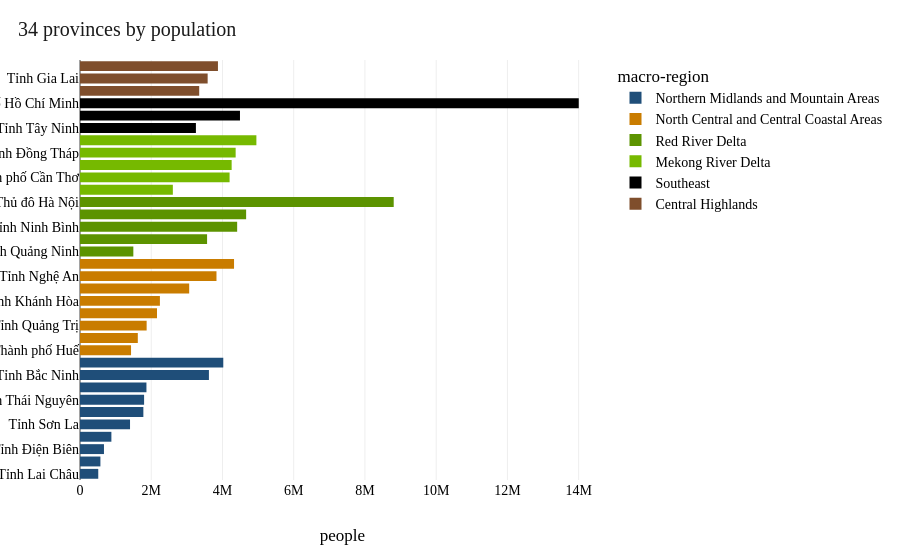

The cell this chart's notebook holds for it:
### Markdown cell above
## 2 — Province-level summaries

### Code cell
fig_province_metric(df, metric='population', unit='people',
                    title='34 provinces by population').show()

### Figure 1 — Plotly figure (JSON) as saved in the notebook; plotly's stock layout.template omitted (floating-point values rounded to 4 significant figures)
{"data": [{"customdata": [["Northern Midlands and Mountain Areas"], ["Northern Midlands and Mountain Areas"], ["Northern Midlands and Mountain Areas"], ["Northern Midlands and Mountain Areas"], ["Northern Midlands and Mountain Areas"], ["Northern Midlands and Mountain Areas"], ["Northern Midlands and Mountain Areas"], ["Northern Midlands and Mountain Areas"], ["Northern Midlands and Mountain Areas"], ["Northern Midlands and Mountain Areas"]], "hovertemplate": "macro_region_en=%{customdata[0]}<br>population=%{x:.0f}<extra></extra>", "legendgroup": "Northern Midlands and Mountain Areas", "marker": {"color": "#1F4E79", "pattern": {"shape": ""}}, "name": "Northern Midlands and Mountain Areas", "orientation": "h", "showlegend": true, "textposition": "auto", "type": "bar", "x": [512600.0, 573100.0, 673100.0, 881400.0, 1405000.0, 1779000.0, 1799000.0, 1865000.0, 3619000.0, 4023000.0], "xaxis": "x", "y": ["Tỉnh Lai Châu", "Tỉnh Cao Bằng", "Tỉnh Điện Biên", "Tỉnh Lạng Sơn", "Tỉnh Sơn La", "Tỉnh Lào Cai", "Tỉnh Thái Nguyên", "Tỉnh Tuyên Quang", "Tỉnh Bắc Ninh", "Tỉnh Phú Thọ"], "yaxis": "y"}, {"customdata": [["North Central and Central Coastal Areas"], ["North Central and Central Coastal Areas"], ["North Central and Central Coastal Areas"], ["North Central and Central Coastal Areas"], ["North Central and Central Coastal Areas"], ["North Central and Central Coastal Areas"], ["North Central and Central Coastal Areas"], ["North Central and Central Coastal Areas"]], "hovertemplate": "macro_region_en=%{customdata[0]}<br>population=%{x:.0f}<extra></extra>", "legendgroup": "North Central and Central Coastal Areas", "marker": {"color": "#C97C00", "pattern": {"shape": ""}}, "name": "North Central and Central Coastal Areas", "orientation": "h", "showlegend": true, "textposition": "auto", "type": "bar", "x": [1433000.0, 1623000.0, 1871000.0, 2162000.0, 2244000.0, 3066000.0, 3832000.0, 4325000.0], "xaxis": "x", "y": ["Thành phố Huế", "Tỉnh Hà Tĩnh", "Tỉnh Quảng Trị", "Tỉnh Quảng Ngãi", "Tỉnh Khánh Hòa", "Thành phố Đà Nẵng", "Tỉnh Nghệ An", "Tỉnh Thanh Hóa"], "yaxis": "y"}, {"customdata": [["Red River Delta"], ["Red River Delta"], ["Red River Delta"], ["Red River Delta"], ["Red River Delta"]], "hovertemplate": "macro_region_en=%{customdata[0]}<br>population=%{x:.0f}<extra></extra>", "legendgroup": "Red River Delta", "marker": {"color": "#5C9300", "pattern": {"shape": ""}}, "name": "Red River Delta", "orientation": "h", "showlegend": true, "textposition": "auto", "type": "bar", "x": [1497000.0, 3568000.0, 4412000.0, 4664000.0, 8808000.0], "xaxis": "x", "y": ["Tỉnh Quảng Ninh", "Tỉnh Hưng Yên", "Tỉnh Ninh Bình", "Thành phố Hải Phòng", "Thủ đô Hà Nội"], "yaxis": "y"}, {"customdata": [["Mekong River Delta"], ["Mekong River Delta"], ["Mekong River Delta"], ["Mekong River Delta"], ["Mekong River Delta"]], "hovertemplate": "macro_region_en=%{customdata[0]}<br>population=%{x:.0f}<extra></extra>", "legendgroup": "Mekong River Delta", "marker": {"color": "#76B900", "pattern": {"shape": ""}}, "name": "Mekong River Delta", "orientation": "h", "showlegend": true, "textposition": "auto", "type": "bar", "x": [2607000.0, 4200000.0, 4258000.0, 4370000.0, 4952000.0], "xaxis": "x", "y": ["Tỉnh Cà Mau", "Thành phố Cần Thơ", "Tỉnh Vĩnh Long", "Tỉnh Đồng Tháp", "Tỉnh An Giang"], "yaxis": "y"}, {"customdata": [["Southeast"], ["Southeast"], ["Southeast"]], "hovertemplate": "macro_region_en=%{customdata[0]}<br>population=%{x:.0f}<extra></extra>", "legendgroup": "Southeast", "marker": {"color": "#000000", "pattern": {"shape": ""}}, "name": "Southeast", "orientation": "h", "showlegend": true, "textposition": "auto", "type": "bar", "x": [3254000.0, 4491000.0, 14000000.0], "xaxis": "x", "y": ["Tỉnh Tây Ninh", "Thành phố Đồng Nai", "Thành phố Hồ Chí Minh"], "yaxis": "y"}, {"customdata": [["Central Highlands"], ["Central Highlands"], ["Central Highlands"]], "hovertemplate": "macro_region_en=%{customdata[0]}<br>population=%{x:.0f}<extra></extra>", "legendgroup": "Central Highlands", "marker": {"color": "#7F4E2C", "pattern": {"shape": ""}}, "name": "Central Highlands", "orientation": "h", "showlegend": true, "textposition": "auto", "type": "bar", "x": [3347000.0, 3584000.0, 3873000.0], "xaxis": "x", "y": ["Tỉnh Đắk Lắk", "Tỉnh Gia Lai", "Tỉnh Lâm Đồng"], "yaxis": "y"}], "layout": {"barmode": "relative", "legend": {"title": {"text": "macro-region"}, "tracegroupgap": 0}, "margin": {"t": 60}, "title": {"text": "34 provinces by population"}, "xaxis": {"anchor": "y", "domain": [0, 1], "title": {"text": "people"}}, "yaxis": {"anchor": "x", "domain": [0, 1], "title": {}}}}
